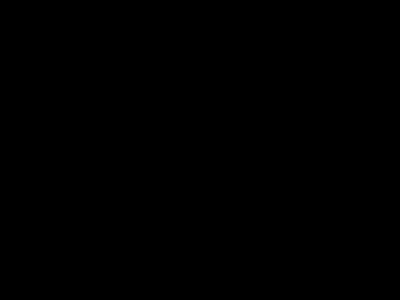
Frame 1 (no input)
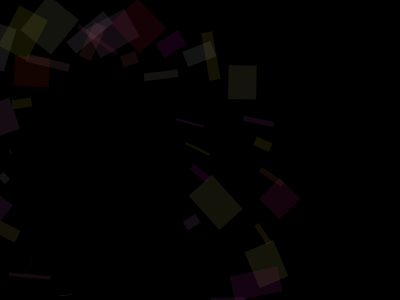
Frame 60 (the mouse pressed at the canvas centre just before this capture)
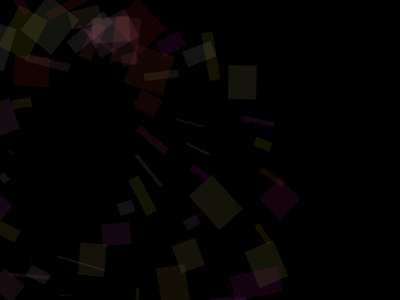
Frame 120 (the mouse held since frame 60 and released just before this capture)

The Processing sketch that drew these frames (run headless with seeded random() and noise(); from frame 60 on, the mouse is pressed at the canvas centre):

// Processing sketch: processing_38200
// ── processing_38200.pde

void setup(){
  size(400,300);
  background(0);
  noStroke();
  smooth();
  frameRate(100);
}
  
int x = 20;                     
int y = 20;                      
  
void draw(){
  noFill();
    
  pushMatrix();
    translate(width/4,height/4);     
    rotate(radians(x));            
    translate(width/4,height/4);         
    rotate(radians(y));    
    fill(255,random(300),random(300), 20);
    rect(100,100,random(50), random(50)); //rect dimensions
  
  popMatrix();
    
    
  y+=10;
  x++;
  
}
